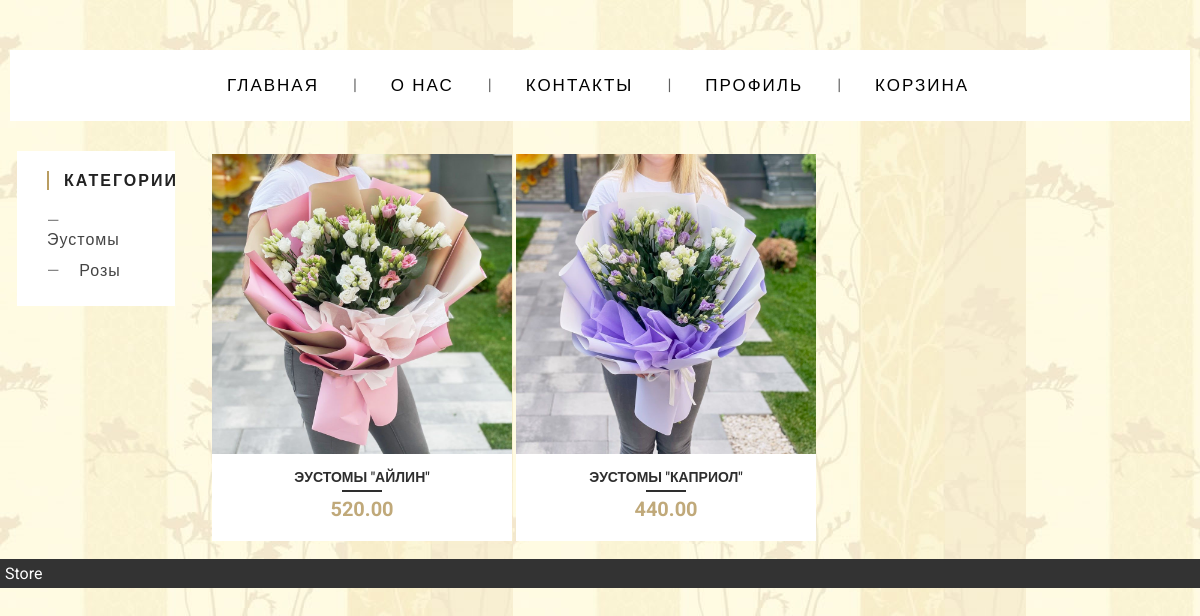
Page /category/eustomy on the committed database.
### main/models.py (models this page shows, shortened)
class Category(models.Model):
    category_title = models.CharField(max_length=50)
    slug = models.SlugField(null=True)
    def __str__(self):
        return self.category_title

class Product(models.Model):
    product_title = models.CharField(max_length=100)
    price = models.DecimalField(max_digits=10, decimal_places=2)
    description = models.TextField()
    slug = models.SlugField(null=True)
    image = models.ManyToManyField(Image)
    category = models.ForeignKey(Category, null=True, on_delete=models.SET_NULL)

class Image(models.Model):
    image = models.ImageField(upload_to='images/')
    product_title = models.CharField(max_length=100)

### main/views.py (the view)
# urls.py: path('category/<slug:slug>', views.category_product_list, name='category_product_list'),
def category_product_list(request, slug):  # shows products by category
    category = get_object_or_404(Category, slug=slug)
    categories = Category.objects.all()
    context = {'category': category,
               'categories': categories
               }
    return render(request, 'main/category_product_list.html', context)

### main/templates/main/category_product_list.html (shortened to what this page needs)
{% extends 'main/index.html'%}
{% load static %}
{% block content %}
<link rel="stylesheet" href="{% static 'css/product_card.css' %}" type="text/css" media="screen">
<table border="0px">
    {% for product in category.product_set.all %}
    <td>
<div class="product-wrap">
  <div class="product-item">
    <img src="{{product.image.first.image.url}}">
  </div>
  <div class="product-title">
    <a href="{% url 'product_detail' product.slug %}"> {{product.product_title}}</a>
    <span class="product-price"> {{product.price}}</span>
  </div>
</div>
    </td>
    {% empty %}
    <p> В данной категории нет товаров. </p>
    {% endfor %}
</table>
{% endblock %}

### main/templates/main/sidebar.html (shortened to what this page needs)
{% load static %}
<link rel="stylesheet" href="{% static 'css/sidebar.css' %}" type="text/css" media="screen">
<div class="widget">
  <h3 class="widget-title">Категории</h3>
{% for category in categories %}
  <ul class="widget-list">
    <li><a href="{% url 'category_product_list' category.slug %}"> {{category.category_title}} </a></li>
  </ul>
{% endfor %}
</div>

### static/css/base.css (style rules this page uses)
body { font-family: 'Roboto', sans-serif; margin: 0; }

### static/css/sidebar.css (style rules this page uses)
* { box-sizing: border-box; margin: 0; }
.widget { padding: 20px 30px; background: white; font-family: 'Roboto', sans-serif; }
.widget-title { text-transform: uppercase; letter-spacing: 2px; color: #222; font-size: 16px; padding-left: 15px; margin-bottom: 15px; border-left: 2px solid #b99d61; }
.widget-list { padding: 0; list-style: none; }
.widget-list a:before { content: "\2014"; margin-right: 14px; }
.widget-list a { text-decoration: none; outline: none; display: block; padding: 6px 0; letter-spacing: 1px; font-weight: 300; color: #444; transition: .3s linear; }

### static/css/product_card.css (style rules this page uses)
* { box-sizing: border-box; }
.product-wrap { width: 300px; margin: 0 auto; background: white; padding: 0 0 20px; text-align: center; font-size: 14px; font-family: 'Roboto', sans-serif; text-transform: uppercase; }
.product-item { position: relative; overflow: hidden; }
.product-wrap img { display: block; width: 100%; }
.product-title { color: #5e5e5e; }
.product-title a { text-decoration: none; color: #2e2e2e; font-weight: 600; margin: 15px 0 5px; padding-bottom: 7px; display: block; position: relative; transition: .3s ease-in-out; }
.product-title a:after { content: ""; position: absolute; width: 40px; height: 2px; background: #2e2e2e; left: 50%; margin-left: -20px; bottom: 0; transition: .3s ease-in-out; }
.product-price { font-size: 20px; color: #c0a97a; font-weight: 700; }

### rows in the picture
Category: category_title "Эустомы"
Category: category_title "Розы"
Product: image.first.image (picture), product_title "ЭУСТОМЫ \"АЙЛИН\"", price "520.00"
Product: image.first.image (picture), product_title "ЭУСТОМЫ \"КАПРИОЛ\"", price "440.00"
